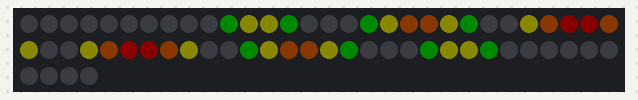
Bench run of a sketch on a simulated Arduino Uno, built with avr-gcc and run on an emulated ATmega328P. Shown: 64 RGB LEDs in strip order, left to right, continuing on the next row. Dim RGB values are drawn brighter than linear.

Above: at 0.05 s.
At 0.46 s:
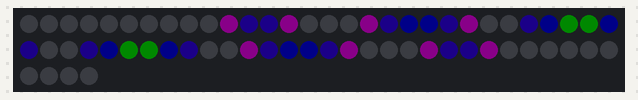
At 0.98 s:
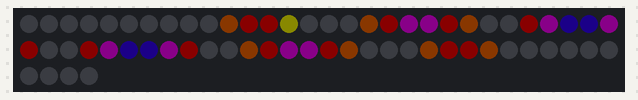

The sketch:

Sprite_Practice.ino
```cpp
#include <Adafruit_NeoPixel.h>
#include"frames.h"

Adafruit_NeoPixel strip(64, 8);

int whichFrame = 0;

int colors [7][3] {
  {255, 0, 0},
  {255, 100, 0},
  {255, 255, 0},
  {0, 255, 0},
  {0, 0, 255},
  {60, 0, 255},
  {255, 0, 255},
};


void setup() {
  strip.begin();
  strip.clear();
  strip.setBrightness(10);
}

void loop() {
  for (int i = 0; i < strip.numPixels(); i++) {

    int pixAddress = pixelMap[i];
    int whichColor = animation[whichFrame][i];

    int red = colors[whichColor][0];
    int green = colors[whichColor][1];
    int blue = colors[whichColor][2];

    if (pixAddress != 1) {
      strip.setPixelColor(pixAddress, red, green, blue);
    }

  }
  whichFrame = (whichFrame + 1)%7;
  strip.show();
  delay(100);

}
```

Source omitted: frames.h (data table, 2037 bytes)

Measured:
- by itself, everything shown: repeats every 0.72 s, in 7 steps
